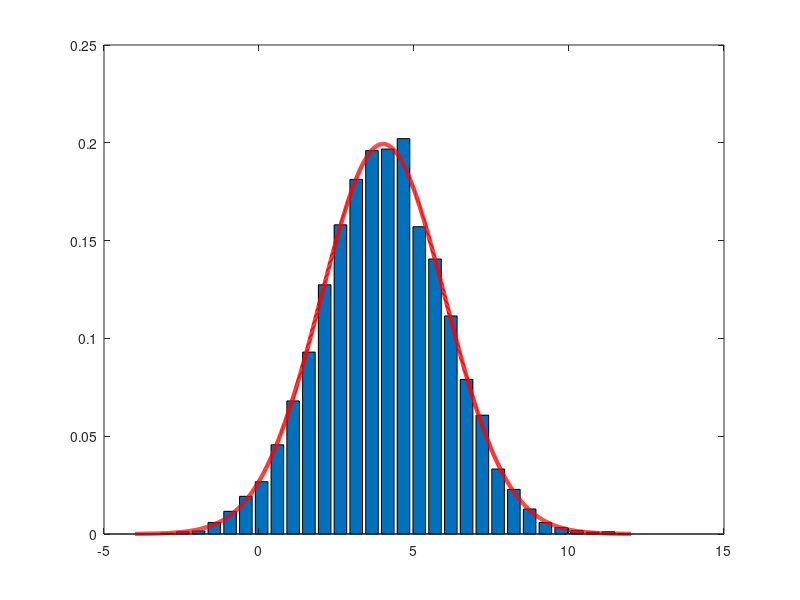

Write MATLAB code to recreate this figure.
clear all; close all;clc;
mu = 4;
sigma =2; % matlab uses sigma, not sigma^2
iter = [100 1000 10000];%% ari8mos deigmatwn
k=1; %% voi8itiki metavliti
for k=1:length(iter)
for i=1:100
%create gaussian samples
samples = normrnd(mu,sigma,iter(k),1);
%%o sxediamos tis pdf k tou kanonikopoimenou istogramatos einai se sxolia
%%epeidh to peirama epanalamvanete 100 fores...
 %create actual gaussian pdf
 x = mu-4*sigma:0.01:mu+4*sigma;
 y = normpdf(x,mu,sigma);

 %create and normalize histogram
 [n,xout] = hist(samples,30);
 bw = xout(2)-xout(1); % column width
 n1 = n/sum(n.*bw); % sum(n*bw) = area under the histogram

 %plot histogram and pdf
 bar(xout,n1)
 hold on
 plot(x,y,'-r','Linewidth',3);
 hold off
%%% evresi mesis timis k diasporas me mean kai var
Ey(i,k)=mean(samples);
s(i,k)=var(samples);
%% evresi mesis timis k diasporas vasei ml
Eyy(i,k)=(1/iter(k))*sum (samples);
ss(i,k)=(1/iter(k))*sum ((samples-Eyy(i,k)).^2);
end;
%%sfalma mesis timis
ermt(:,k)=(1/100)*((Ey(:,k)-Eyy(:,k)).^2);
errmt(k)=mean(ermt(:,k));
%%sfalma diasporas
erd(:,k)=(1/100)*((s(:,k)-ss(:,k)).^2);
errd(k)=mean(erd(:,k));
k=k+1;
end;